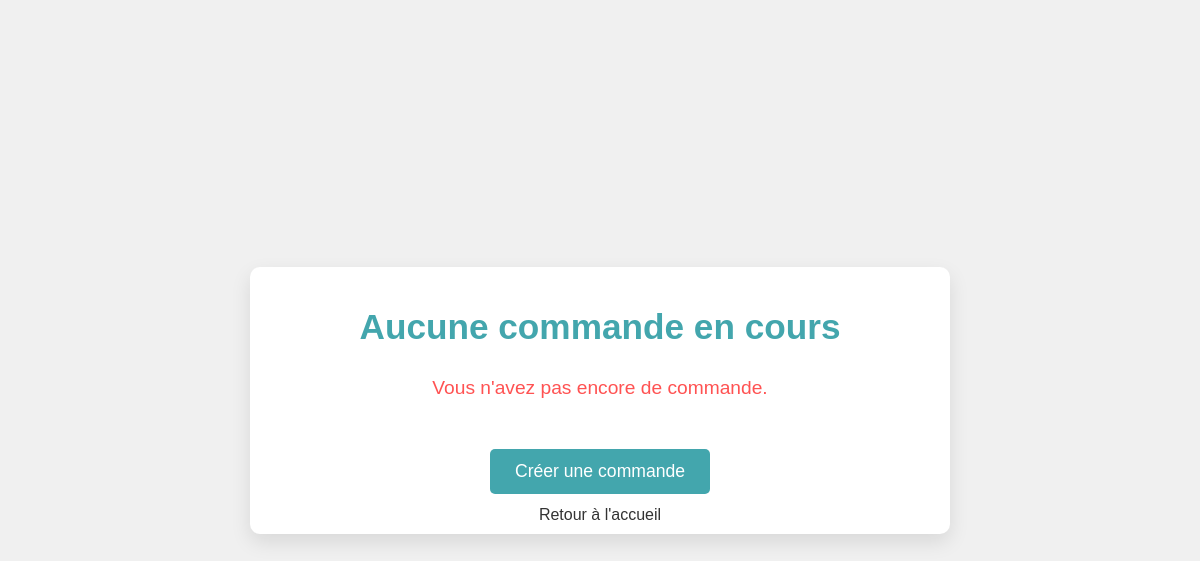
Page /commande/ (signed in) on the earlier database version.
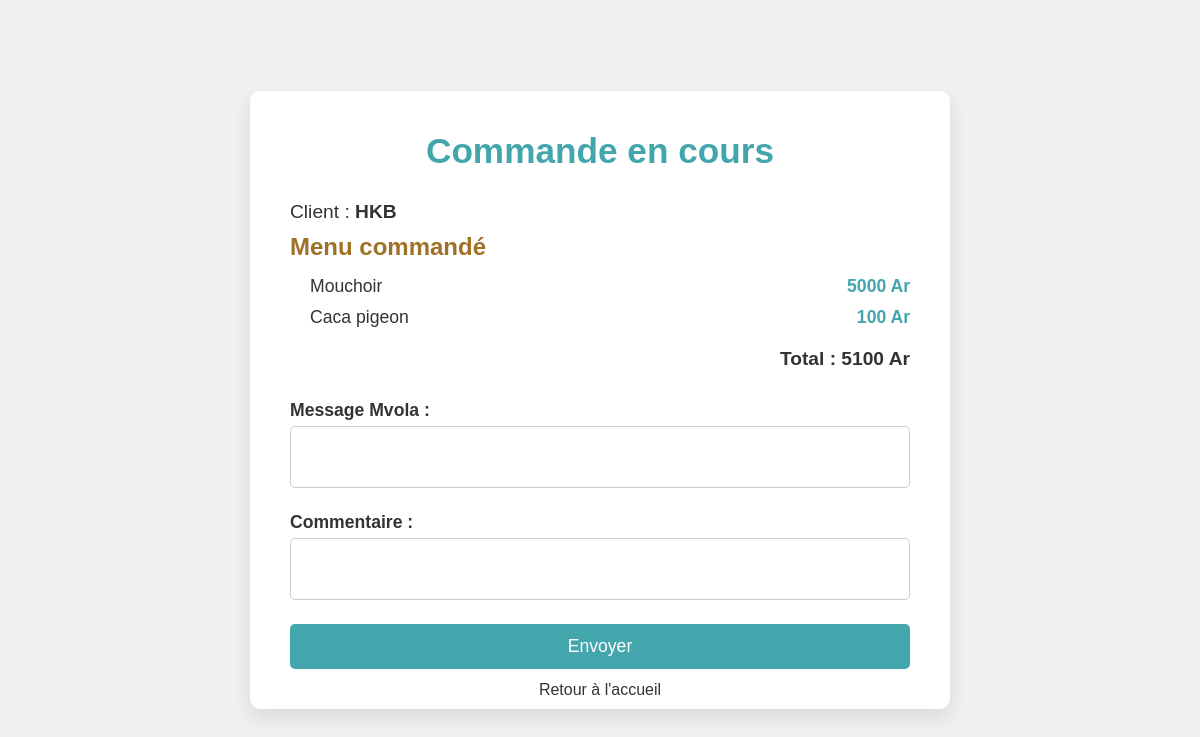
Same page on the later database version.
### gestionRestau/models.py (models this page shows)
class Commande(models.Model):
    client = models.ForeignKey(CustomUser, on_delete = models.CASCADE)
    menu = models.ManyToManyField(Menu)
    date = models.DateField(auto_now = True)
    message = models.TextField(blank = False)
    commentaire = models.TextField(blank = True)
    total = models.IntegerField(default=0)
    type = models.CharField(max_length=20)

class CustomUser(AbstractUser):
    pass

class Menu(models.Model):
    name = models.CharField(max_length=100)
    price = models.IntegerField()
    category = models.CharField(max_length=100)

### gestionRestau/views.py (the view)
# urls.py: path('commande/', commande, name="commande"),
def commande(request) :
     somme = 0
     if Commande.objects.filter(type="attente", client=request.user).exists() :
        com = Commande.objects.get(type="attente", client=request.user)
        for c in com.menu.all() :
            somme += c.price
        form = CommandeForm()
     else :
         com = None
         form = None
     return render(request, "Menu/commande.html", {"commande": com, "total":somme, "form":form})

### gestionRestau/models.py
class CommandeForm(forms.ModelForm):
    class Meta :
        model = Commande
        fields = [
            'message', 'commentaire'
        ]

### templates/Menu/commande.html (shortened to what this page needs)
<!DOCTYPE html>
<html lang="fr">
<head>
</head>
<body>
    <div class="container">
        {% if commande %}
            <h1>Commande en cours</h1>
            <div class="commande-info">
                <p>Client : <strong>{{ commande.client }}</strong></p>
                {% if commande.menu.all %}
                    <h3>Menu commandé</h3>
                    <ol>
                        {% for m in commande.menu.all %}
                        <li>
                            {{ m.name }}
                            <span>{{ m.price }} Ar</span>
                        </li>
                        {% endfor %}
                    </ol>
                    <p class="total">Total : {{ total }} Ar</p>
                {% else %}
                    <p class="no-commande">Aucun plat commandé pour l'instant.</p>
                {% endif %}
            </div>
            <form method="POST" action="{% url 'modifyCommande' %}">
                <label for="msg">Message Mvola :</label>
                <textarea id="msg" name="msg" required></textarea>
                <label for="commentaire">Commentaire :</label>
                <textarea id="commentaire" name="commentaire"></textarea>
                <input type="submit" value="Envoyer">
            </form>
        {% else %}
            <h1>Aucune commande en cours</h1>
            <p class="no-commande">Vous n'avez pas encore de commande.</p>
            <a href="{% url 'createCommande' %}" class="btn-link">Créer une commande</a>
        {% endif %}
        <a href="{% url 'home' %}" class="footer-link">Retour à l'accueil</a>
    </div>
</body>
</html>

Differences in the rows shown:
added Commande: client "HKB"
now on this page (row unchanged): Menu: name "Mouchoir", price "5000"
added Menu: name "Caca pigeon", price "100"
Other differences:
{{ total }}: (not shown) → "5100"
form field value: (not shown) → "Envoyer"
text no longer shown: "Aucune commande en cours Vous n'avez pas encore de commande. Créer une commande"
text now shown: "Commande en cours Client : Menu commandé Total : Ar Message Mvola : Commentaire :"
